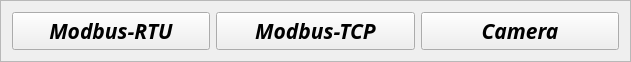
      <widget class="QFrame" name="frame_2">
       <property name="geometry">
        <rect>
         <x>0</x>
         <y>0</y>
         <width>631</width>
         <height>61</height>
        </rect>
       </property>
       <property name="frameShape">
        <enum>QFrame::StyledPanel</enum>
       </property>
       <property name="frameShadow">
        <enum>QFrame::Raised</enum>
       </property>
       <layout class="QHBoxLayout" name="horizontalLayout_4">
        <item>
         <widget class="QPushButton" name="pushButton_open_RTU">
          <property name="font">
           <font>
            <family>Alef</family>
            <pointsize>16</pointsize>
            <weight>75</weight>
            <italic>true</italic>
            <bold>true</bold>
           </font>
          </property>
          <property name="text">
           <string>Modbus-RTU</string>
          </property>
          <property name="icon">
           <iconset resource="../qrc/tupian/zz.qrc">
            <normaloff>:/z/communication.png</normaloff>:/z/communication.png</iconset>
          </property>
          <property name="iconSize">
           <size>
            <width>35</width>
            <height>35</height>
           </size>
          </property>
         </widget>
        </item>
        <item>
         <widget class="QPushButton" name="pushButton_open_TCP">
          <property name="font">
           <font>
            <family>Alef</family>
            <pointsize>16</pointsize>
            <weight>75</weight>
            <italic>true</italic>
            <bold>true</bold>
           </font>
          </property>
          <property name="text">
           <string>Modbus-TCP</string>
          </property>
          <property name="icon">
           <iconset resource="../qrc/tupian/zz.qrc">
            <normaloff>:/z/communication.png</normaloff>:/z/communication.png</iconset>
          </property>
          <property name="iconSize">
           <size>
            <width>35</width>
            <height>35</height>
           </size>
          </property>
         </widget>
        </item>
        <item>
         <widget class="QPushButton" name="pushButton_open_Camer">
          <property name="font">
           <font>
            <family>Alef</family>
            <pointsize>16</pointsize>
            <weight>75</weight>
            <italic>true</italic>
            <bold>true</bold>
           </font>
          </property>
          <property name="text">
           <string>Camera</string>
          </property>
          <property name="icon">
           <iconset resource="../qrc/tupian/zz.qrc">
            <normaloff>:/z/camera.png</normaloff>:/z/camera.png</iconset>
          </property>
          <property name="iconSize">
           <size>
            <width>35</width>
            <height>35</height>
           </size>
          </property>
         </widget>
        </item>
       </layout>
      </widget>
